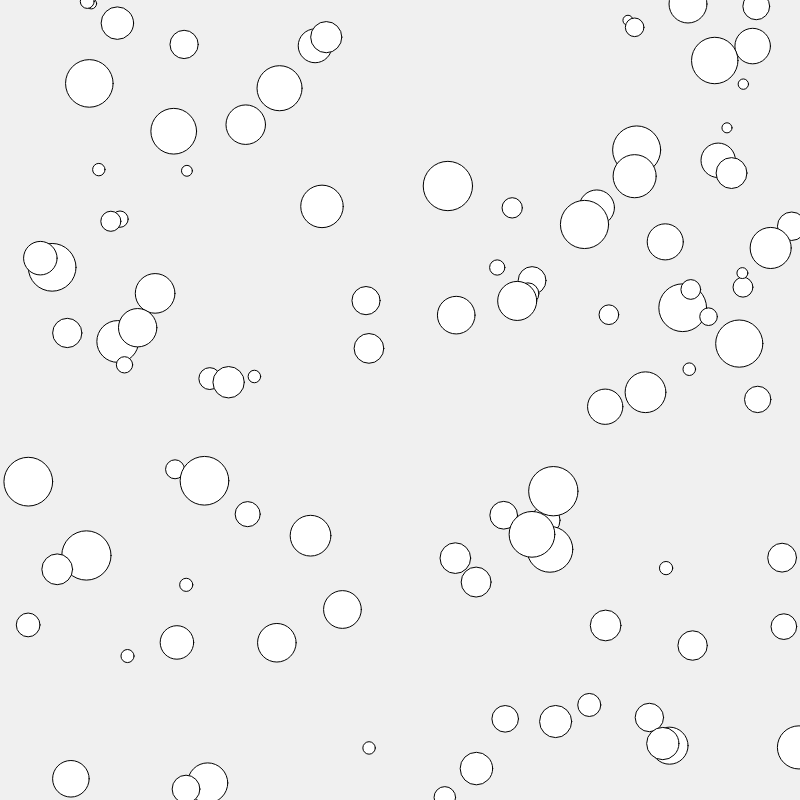
Frame 1 (no input)
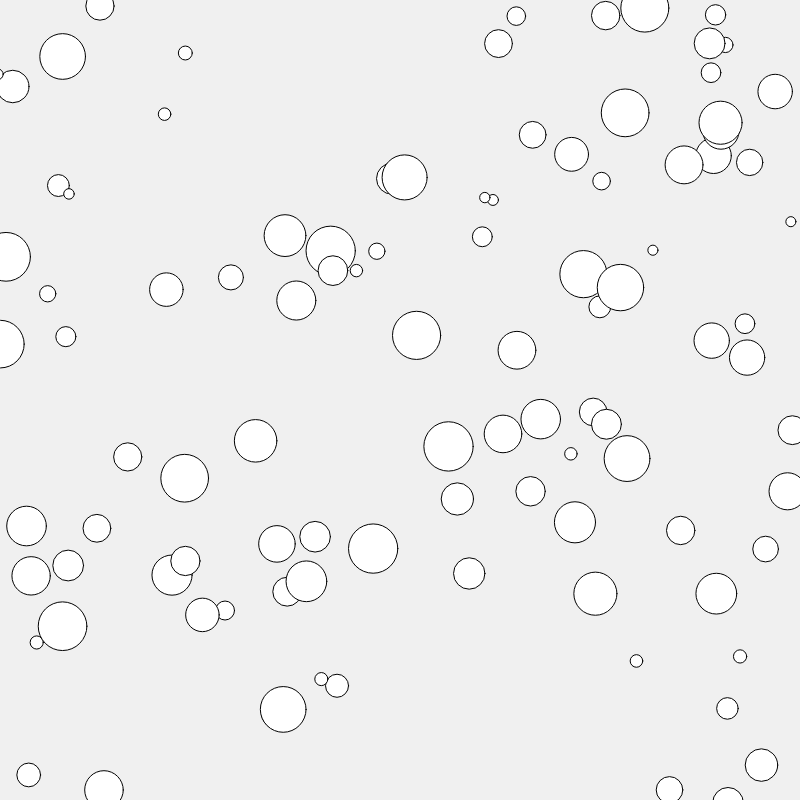
Frame 60 (no input)
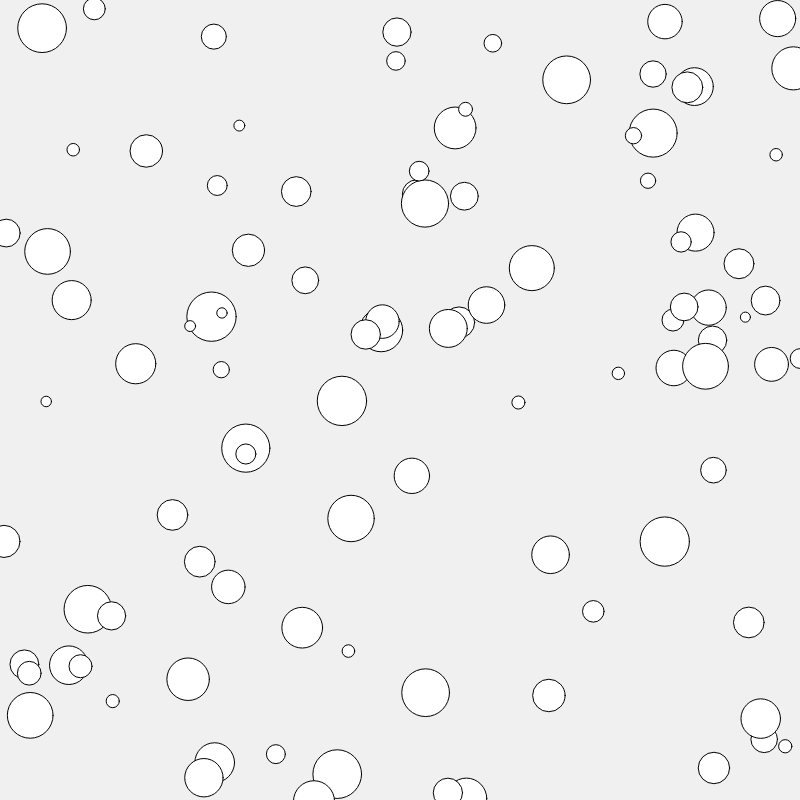
Frame 120 (the mouse pressed at the canvas centre since frame 60)

The p5.js sketch that drew these frames (run headless with seeded random() and noise() and a simulated clock; from frame 60 on, the mouse is pressed at the canvas centre):

// p5.js sketch
// ── sketch.js
var myFirstObject = [];

function Jitter(size, directionX, directionY){
  //Properties
  this.x = random(width);
  this.y = random(height);
  this.diameter = size;
  this.myFill = 255;
  this.directionX = directionX;
  this.directionY = directionY;

  //Functions
  this.drawBall = function(){
    fill(this.myFill);
    ellipse(this.x, this.y, this.diameter, this.diameter);
  }
  this.update = function (){
    if (this.x > width || this.x < 0){
      this.directionX = -this.directionX;
    }
    else {
      this.directionX = this.directionX;
    }
    if (this.y > height || this.y < 0){
      this.directionY = -this.directionY;
    }
    else {
      this.directionY = this.directionY;
    }
    this.x = this.x + this.directionX;
    this.y = this.y + this.directionY;
  }
}

function setup(){
  createCanvas(800, 800);
  for (var i = 0; i < 100; i++){
    var mySize = random(10, 50);
    var myDirectionX = random(-5, 5);
    var myDirectionY = random(-5, 5);
    myFirstObject.push(new Jitter(mySize, myDirectionX, myDirectionY));
  }
}

function draw(){
  background(240);
  for (var i = 0; i < myFirstObject.length; i++){
    myFirstObject[i].drawBall();
    myFirstObject[i].update();
  }
}
